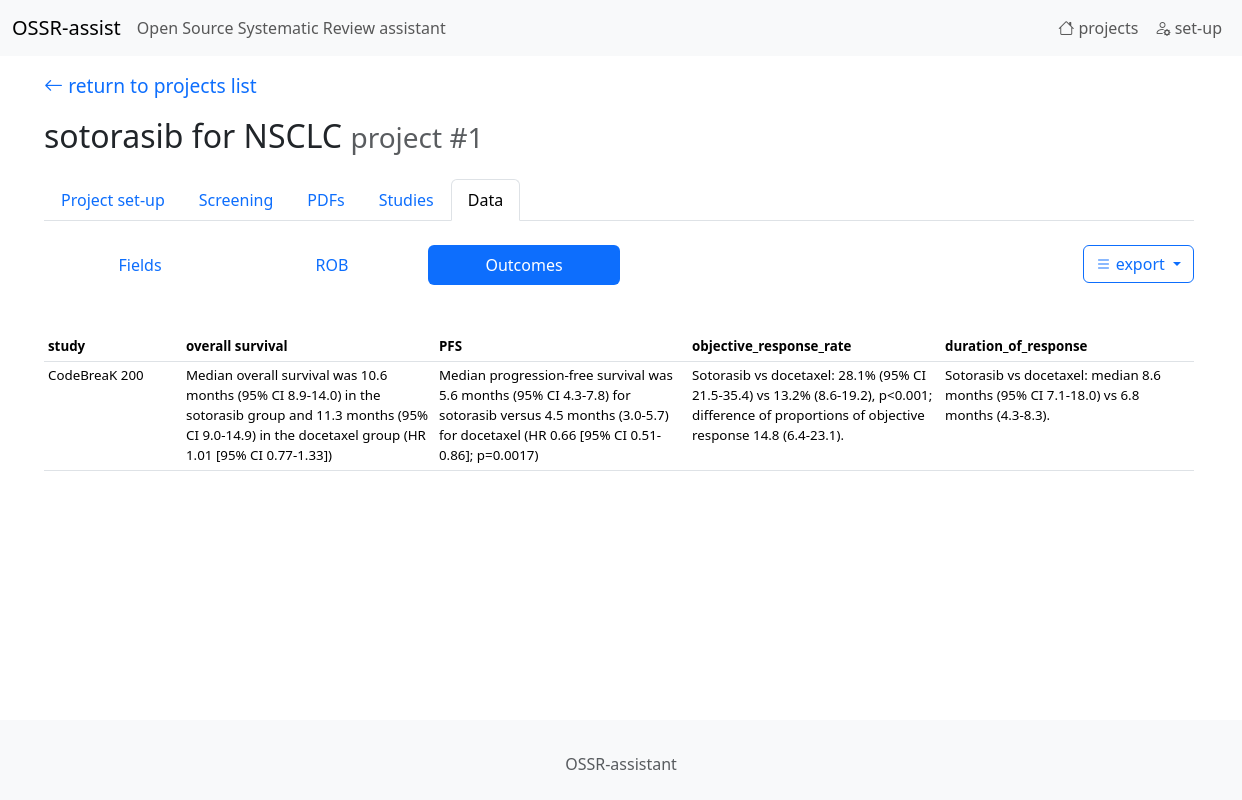
The app's page /table/results/1, older data.
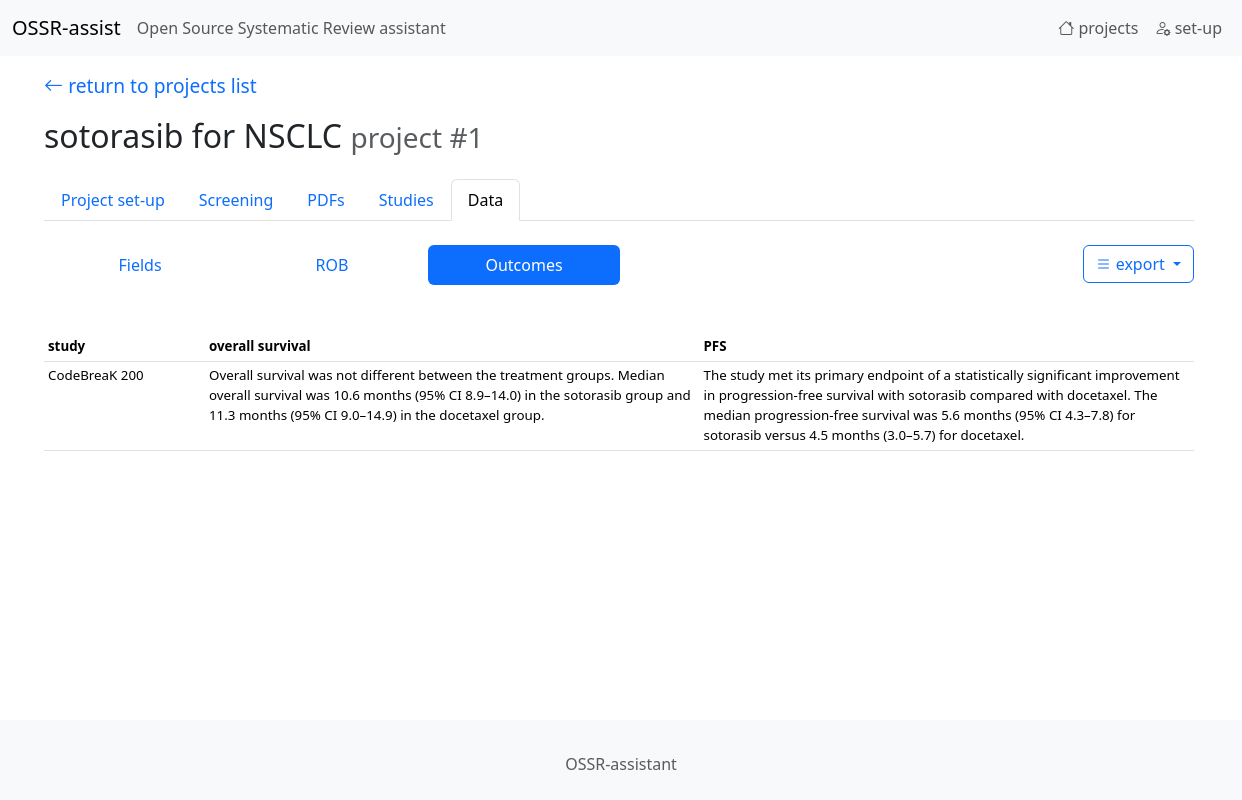
The same page, newer data.
### tables this page shows
CREATE TABLE "outcomes"
(
    id          integer
        constraint outcomes_pk
            primary key,
    name        TEXT,
    description TEXT,
    type        integer default 0,
    project     integer
, sort_order integer default 0);

CREATE TABLE "outcome_values"
(
    outcome           integer,
    study             integer,
    value             TEXT default "",
    TE                REAL,
    ll                REAL,
    ul                REAL,
    p_value           TEXT,
    median_1          REAL,
    median_2          REAL,
    events_1          integer,
    events_0          integer,
    n_1               integer,
    n_0               integer,
    paper_designation integer,
    constraint outcome_values_pk
        primary key (outcome, study)
);

CREATE TABLE studies
(
    id      integer
        constraint studies_pk
            primary key autoincrement,
    name    TEXT,
    project integer
, registration_number TEXT);

### app.py (the view)
@app.route('/table/results/<int:project_id>')
def endpoint_table_results(project_id):
    return table_results(project_id)

### data.py (called while the page is built)
def table_results(project_id):
    project_name, study_type, eligibility_criteria_empty = get_project_name(project_id)
    studies, outcomes_list = get_results_data(project_id)
    lg = math.ceil(85 / len(outcomes_list)) if len(outcomes_list)>0 else 50
    return render_template('table_results.html', studies=studies, outcomes_list=outcomes_list, lg=lg,
                           eligibility_criteria_empty=eligibility_criteria_empty,
                           project_id=project_id, project_name=project_name)

### utils.py (called while the page is built)
def get_db_connection():
    conn = sqlite3.connect(DB_PATH)
    conn.row_factory = sqlite3.Row
    return conn

def sql_select_fetchone(sql, parameters):
    with get_db_connection() as con:
        cur = con.cursor()
        res = cur.execute(sql, parameters)
        r = res.fetchone()
    return r

def sql_select_fetchall(sql, parameters):
    con = sqlite3.connect(DB_PATH)
    con.row_factory = sqlite3.Row
    cur = con.cursor()
    res = cur.execute(sql, parameters)
    rows = res.fetchall()
    columns = [column[0] for column in cur.description]
    result = [dict(zip(columns, row)) for row in rows]
    cur.close()
    con.close()
    return result

### templates/table_results.html (shortened to what this page needs)
{% extends 'base.html' %}
{%  block content %}
<link href="https://cdn.datatables.net/v/bs5/jq-3.7.0/dt-2.2.2/datatables.min.css" rel="stylesheet">
    {%  set page = 'data' %}
    {% include '_navbar1.html' %}
    <div class="mb-5">
        <div class="dropdown" style="float: right;">
            <button class="btn btn-outline-primary dropdown-toggle" type="button" data-bs-toggle="dropdown"
                    aria-expanded="false">
                <i class="bi bi-list"></i> export
            </button>
        </div>
        <ul class="nav nav-pills">
            <li class="nav-item">
                <a class="nav-link" href="/data/list1/{{ project_id }}" style="width: 12rem; text-align: center;">Fields</a>
            </li>
            <li class="nav-item">
                <a class="nav-link" href="/table/ROB/{{project_id }}" style="width: 12rem; text-align: center;">ROB</a>
            </li>
            <li class="nav-item">
                <a class="nav-link active" href="/table/results/{{project_id }}" style="width: 12rem; text-align: center;">Outcomes</a>
            </li>
        </ul>
    </div>
    <table class="table table-condensed table-hover table-sm" style="font-size: smaller;">
    <tr>
        <th>study</th>
        {% for i in outcomes_list.keys() %}
            <th style="width: {{ lg }}%;">{{ outcomes_list[i]  }}</th>
        {%  endfor %}
    </tr>
    {%  for study in studies %}
        <td>{{ study['study_name'] }}</td>
        {% for i in outcomes_list.keys() %}
            <td>
                {{ study['results'][i] }}
            </td>
        {%  endfor %}
    {%  endfor %}
    </table>
{%  endblock %}

Row changes from the older to the newer data that the page shows:
removed outcomes: name "objective_response_rate"
removed outcomes: name "duration_of_response"
Text that changed along with them:
{{ lg }}: 22 → 43 (drawn)
new list line: "Overall survival was not different between the treatment groups. Median overall survival was 10.6 months (95% CI 8.9–14.0) in the sotorasib group and 11.3 months (95% CI 9.0–14.9) in the docetaxel group."
new list line: "The study met its primary endpoint of a statistically significant improvement in progression-free survival with sotorasib compared with docetaxel. The median progression-free survival was 5.6 months (95% CI 4.3–7.8) for sotorasib versus 4.5 months (3.0–5.7) for docetaxel."
list line gone: "Median overall survival was 10.6 months (95% CI 8.9-14.0) in the sotorasib group and 11.3 months (95% CI 9.0-14.9) in the docetaxel group (HR 1.01 [95% CI 0.77-1.33])"
list line gone: "Median progression-free survival was 5.6 months (95% CI 4.3-7.8) for sotorasib versus 4.5 months (3.0-5.7) for docetaxel (HR 0.66 [95% CI 0.51-0.86]; p=0.0017)"
list line gone: "Sotorasib vs docetaxel: 28.1% (95% CI 21.5-35.4) vs 13.2% (8.6-19.2), p<0.001; difference of proportions of objective response 14.8 (6.4-23.1)."
list line gone: "Sotorasib vs docetaxel: median 8.6 months (95% CI 7.1-18.0) vs 6.8 months (4.3-8.3)."
